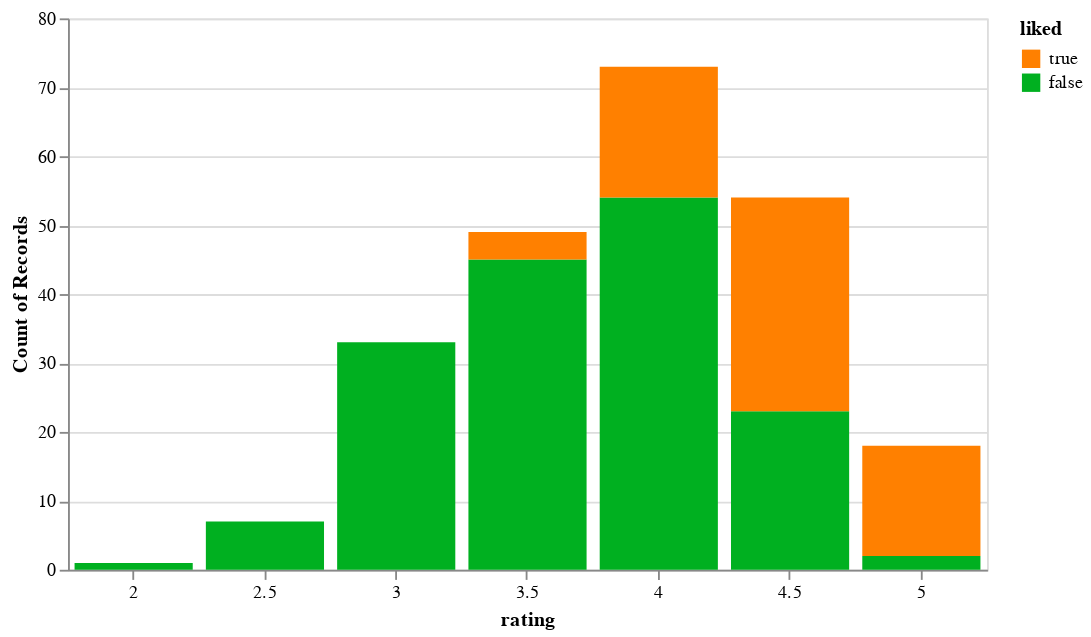

This figure's notebook cell:
### Markdown cell above
Why people dislike The Ridiculous 6 though? I know it's stupid but it's still pretty much entertaining for a comedy movie

### Code cell
# now we will visualize it
alt.Chart(df_rating_merged).mark_bar(tooltip=True).encode(
                alt.X("rating:O", axis=alt.Axis(labelAngle=0)),
                y='count()',
                color=alt.Color('liked', scale=alt.Scale(domain=[True, False], range=["#ff8000", "#00b020"]))
            ).properties(
                    width=500,
                    height=300
                    )

### Figure 1 — Vega-Lite specification as saved in the notebook (floating-point values rounded to 4 significant figures; data arrays with more than 128 entries replaced by an {"elided": "..."} marker saying what was removed)
{"config": {"view": {"continuousWidth": 400, "continuousHeight": 300}}, "data": {"name": "data-470eca407357a380b21914f180e3b0f7"}, "mark": {"type": "bar", "tooltip": true}, "encoding": {"color": {"field": "liked", "scale": {"domain": [true, false], "range": ["#ff8000", "#00b020"]}, "type": "nominal"}, "x": {"axis": {"labelAngle": 0}, "field": "rating", "type": "ordinal"}, "y": {"aggregate": "count", "type": "quantitative"}}, "height": 300, "width": 500, "$schema": "https://vega.github.io/schema/vega-lite/v4.17.0.json", "datasets": {"data-470eca407357a380b21914f180e3b0f7": {"elided": "235 records"}}}
